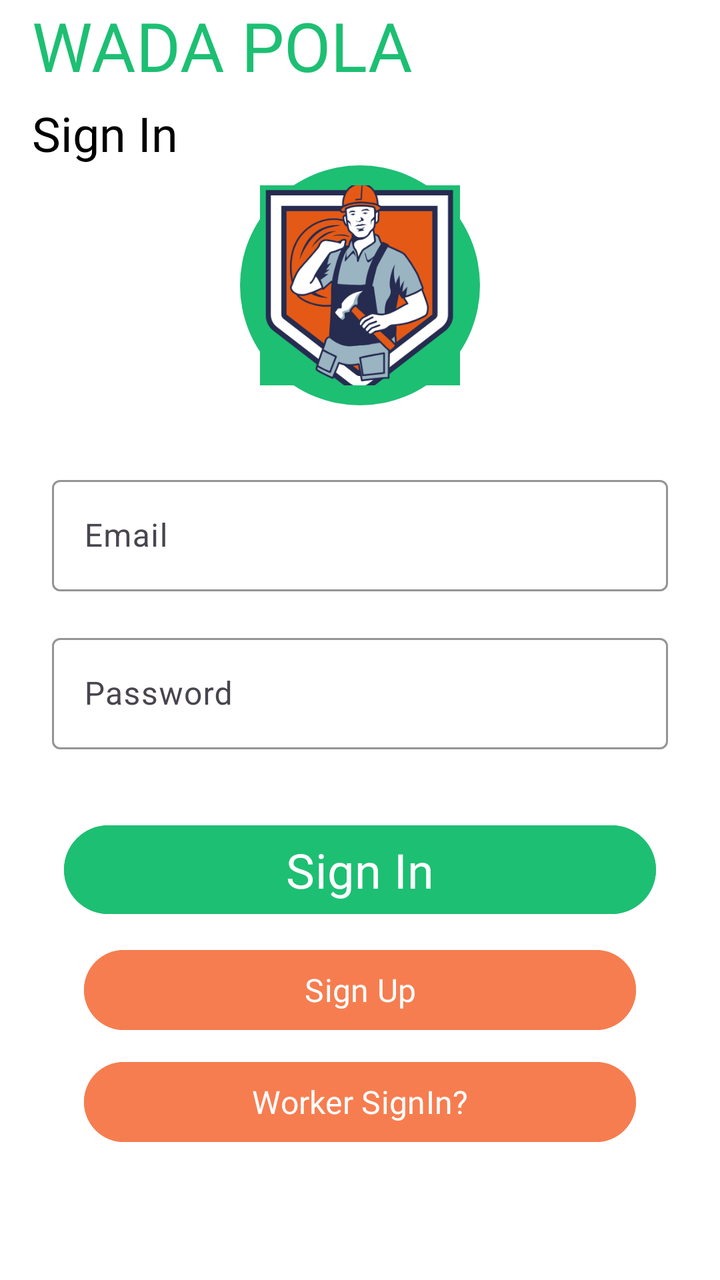
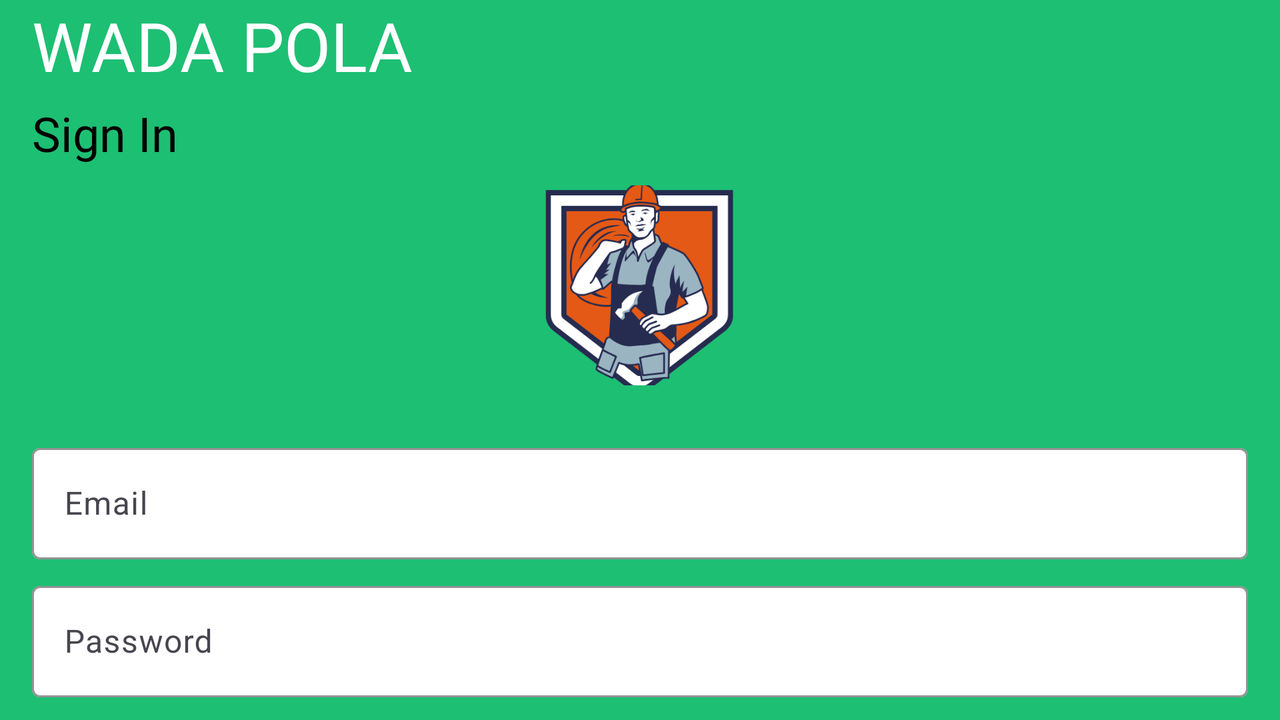

An Android layout and its configuration variant, each rendered on a device that would load it. The default file and the variant file are quoted in full after the pictures.
<!-- AndroidManifest.xml: application theme Theme.WadaPola -->
<!-- res/layout/activity_sign_in.xml -->
<?xml version="1.0" encoding="utf-8"?>
<androidx.constraintlayout.widget.ConstraintLayout xmlns:android="http://schemas.android.com/apk/res/android"
    xmlns:app="http://schemas.android.com/apk/res-auto"
    xmlns:tools="http://schemas.android.com/tools"
    android:id="@+id/main"
    android:layout_width="match_parent"
    android:layout_height="match_parent"
    android:background="@color/white"
    tools:context=".customer.SignInActivity">

    <TextView
        android:id="@+id/textView"
        android:layout_width="wrap_content"
        android:layout_height="wrap_content"
        android:layout_marginStart="16dp"
        android:fontFamily="@font/barlow_condensed_black"
        android:text="@string/name"
        android:textColor="@color/c1"
        android:textSize="34sp"
        app:layout_constraintStart_toStartOf="parent"
        app:layout_constraintTop_toTopOf="parent" />

    <TextView
        android:id="@+id/textView2"
        android:layout_width="wrap_content"
        android:layout_height="wrap_content"
        android:layout_marginTop="5dp"
        android:fontFamily="@font/open_sans_bold"
        android:text="@string/signIn_t1"
        android:textColor="@color/black"
        android:textSize="24sp"
        app:layout_constraintStart_toStartOf="@+id/textView"
        app:layout_constraintTop_toBottomOf="@+id/textView" />

    <FrameLayout
        android:id="@+id/frameLayout"
        android:layout_width="120dp"
        android:layout_height="120dp"
        android:background="@drawable/round_background_image"
        app:layout_constraintEnd_toEndOf="parent"
        app:layout_constraintStart_toStartOf="parent"
        app:layout_constraintTop_toBottomOf="@+id/textView2">

        <com.google.android.material.imageview.ShapeableImageView
            android:id="@+id/logoImageView1"
            android:layout_width="100sp"
            android:layout_height="100sp"
            android:layout_gravity="center"
            android:scaleType="centerCrop"
            android:src="@drawable/logo_splash"
            app:shapeAppearanceOverlay="@style/roundedImageView" />
    </FrameLayout>

    <com.google.android.material.textfield.TextInputLayout
        android:id="@+id/textInputLayout"
        android:layout_width="0dp"
        android:layout_height="wrap_content"
        android:layout_marginStart="16dp"
        android:layout_marginTop="32dp"
        android:layout_marginEnd="16dp"
        app:boxBackgroundColor="@color/white"
        app:boxStrokeColor="@color/c4"
        app:counterOverflowTextColor="@color/c4"
        app:counterTextColor="@color/c4"
        app:hintTextColor="@color/c4"
        app:layout_constraintEnd_toEndOf="parent"
        app:layout_constraintStart_toStartOf="parent"
        app:layout_constraintTop_toBottomOf="@+id/frameLayout"
        app:placeholderTextColor="@color/c4">

        <com.google.android.material.textfield.TextInputEditText
            android:id="@+id/editTextSigninEmail1"
            android:layout_width="match_parent"
            android:layout_height="wrap_content"
            android:layout_margin="10dp"
            android:autoText="true"
            android:drawableStart="@drawable/mail"
            android:drawablePadding="12dp"
            android:hint="@string/email"
            android:inputType="text|textEmailAddress"
            android:textColor="@color/black"
            android:textCursorDrawable="@null" />
    </com.google.android.material.textfield.TextInputLayout>

    <com.google.android.material.textfield.TextInputLayout
        android:id="@+id/textInputLayout2"
        android:layout_width="0dp"
        android:layout_height="wrap_content"
        android:layout_marginTop="8dp"
        app:boxBackgroundColor="@color/white"
        app:boxStrokeColor="@color/c4"
        app:hintTextColor="@color/black"
        app:layout_constraintEnd_toEndOf="@+id/textInputLayout"
        app:layout_constraintStart_toStartOf="@+id/textInputLayout"
        app:layout_constraintTop_toBottomOf="@+id/textInputLayout">

        <com.google.android.material.textfield.TextInputEditText
            android:id="@+id/signInPassword1"
            android:layout_width="match_parent"
            android:layout_height="wrap_content"
            android:layout_margin="10dp"
            android:background="@null"
            android:drawableStart="@drawable/padlock"
            android:drawablePadding="12dp"
            android:hint="@string/password"
            android:inputType="text|textPassword"
            android:textColor="@color/black"
            android:textCursorDrawable="@null" />
    </com.google.android.material.textfield.TextInputLayout>

    <Button
        android:id="@+id/buttonLogin1"
        android:layout_width="0dp"
        android:layout_height="wrap_content"
        android:layout_marginStart="32dp"
        android:layout_marginTop="24dp"
        android:layout_marginEnd="32dp"
        android:backgroundTint="@color/c1"
        android:fontFamily="@font/open_sans_bold"
        android:text="@string/signIn_t1"
        android:textColor="@color/white"
        android:textSize="24sp"
        app:layout_constraintEnd_toEndOf="parent"
        app:layout_constraintStart_toStartOf="parent"
        app:layout_constraintTop_toBottomOf="@+id/textInputLayout2" />

    <Button
        android:id="@+id/button2"
        android:layout_width="0dp"
        android:layout_height="wrap_content"
        android:layout_margin="10dp"
        android:layout_marginTop="8dp"
        android:backgroundTint="@color/c4"
        android:fontFamily="@font/open_sans_bold"
        android:text="@string/signup"
        android:textSize="16sp"
        app:layout_constraintEnd_toEndOf="@+id/buttonLogin1"
        app:layout_constraintStart_toStartOf="@+id/buttonLogin1"
        app:layout_constraintTop_toBottomOf="@+id/buttonLogin1" />

    <Button
        android:id="@+id/buttonWorkerSignIn1"
        android:layout_width="0dp"
        android:layout_height="wrap_content"
        android:layout_marginTop="8dp"
        android:backgroundTint="@color/c4"
        android:fontFamily="@font/open_sans_bold"
        android:text="@string/workerRegNote5"
        android:textColor="@color/white"
        android:textSize="16sp"
        app:layout_constraintEnd_toEndOf="@+id/button2"
        app:layout_constraintStart_toStartOf="@+id/button2"
        app:layout_constraintTop_toBottomOf="@+id/button2" />

</androidx.constraintlayout.widget.ConstraintLayout>
<!-- resources referenced by this layout -->
<resources>
  <color name="black">#FF000000</color>
  <color name="c1">#1DBF73</color>
  <color name="c4">#f67d50</color>
  <color name="white">#FFFFFFFF</color>
  <!-- drawable logo_splash: png bitmap (drawable, 43436 bytes) -->
  <!-- drawable round_background_image (drawable) -->
  <?xml version="1.0" encoding="utf-8"?>
  <shape xmlns:android="http://schemas.android.com/apk/res/android">
      <size
          android:width="250dp"
          android:height="250dp" />
      <corners android:radius="125dp" />
      <solid android:color="@color/c1" />
  
  </shape>
  <string name="email">Email</string>
  <string name="name">WADA POLA</string>
  <string name="password">Password</string>
  <string name="signIn_t1">Sign In</string>
  <string name="signup">Sign Up</string>
  <string name="workerRegNote5">Worker SignIn?</string>
  <style name="Theme.WadaPola" parent="Base.Theme.WadaPola" />
  <style name="Base.Theme.WadaPola" parent="Theme.Material3.DayNight.NoActionBar">
          
          
      </style>
</resources>
<!-- res/layout-land/activity_sign_in.xml (the repository's variant of the layout above) -->
<!-- drawn on the phone turned sideways -->
<?xml version="1.0" encoding="utf-8"?>
<androidx.constraintlayout.widget.ConstraintLayout xmlns:android="http://schemas.android.com/apk/res/android"
    xmlns:app="http://schemas.android.com/apk/res-auto"
    xmlns:tools="http://schemas.android.com/tools"
    android:id="@+id/main"
    android:layout_width="match_parent"
    android:layout_height="match_parent"
    android:background="@drawable/theam_color"
    tools:context=".customer.SignInActivity">

    <TextView
        android:id="@+id/textView"
        android:layout_width="wrap_content"
        android:layout_height="wrap_content"
        android:layout_marginStart="16dp"
        android:fontFamily="@font/barlow_condensed_black"
        android:text="@string/name"
        android:textColor="@color/white"
        android:textSize="34sp"
        app:layout_constraintStart_toStartOf="parent"
        app:layout_constraintTop_toTopOf="parent" />

    <TextView
        android:id="@+id/textView2"
        android:layout_width="wrap_content"
        android:layout_height="wrap_content"
        android:layout_marginTop="5dp"
        android:fontFamily="@font/open_sans_bold"
        android:text="@string/signIn_t1"
        android:textColor="@color/black"
        android:textSize="24sp"
        app:layout_constraintStart_toStartOf="@+id/textView"
        app:layout_constraintTop_toBottomOf="@+id/textView" />

    <FrameLayout
        android:id="@+id/frameLayout"
        android:layout_width="120dp"
        android:layout_height="120dp"
        android:background="@drawable/round_background_image"
        app:layout_constraintEnd_toEndOf="parent"
        app:layout_constraintStart_toStartOf="parent"
        app:layout_constraintTop_toBottomOf="@+id/textView2">

        <com.google.android.material.imageview.ShapeableImageView
            android:id="@+id/logoImageView1"
            android:layout_width="100sp"
            android:layout_height="100sp"
            android:layout_gravity="center"
            android:scaleType="centerCrop"
            android:src="@drawable/logo_splash"
            app:shapeAppearanceOverlay="@style/roundedImageView" />
    </FrameLayout>

    <com.google.android.material.textfield.TextInputLayout
        android:id="@+id/textInputLayout"
        android:layout_width="0dp"
        android:layout_height="wrap_content"
        android:layout_marginStart="16dp"
        android:layout_marginTop="16dp"
        android:layout_marginEnd="16dp"
        app:boxBackgroundColor="@color/white"
        app:boxStrokeColor="@color/c4"
        app:counterOverflowTextColor="@color/c4"
        app:counterTextColor="@color/c4"
        app:hintTextColor="@color/c4"
        app:layout_constraintEnd_toEndOf="parent"
        app:layout_constraintStart_toStartOf="parent"
        app:layout_constraintTop_toBottomOf="@+id/frameLayout"
        app:placeholderTextColor="@color/c4">

        <com.google.android.material.textfield.TextInputEditText
            android:layout_width="match_parent"
            android:layout_height="wrap_content"
            android:autoText="true"
            android:drawableStart="@drawable/mail"
            android:drawablePadding="12dp"
            android:hint="@string/email"
            android:inputType="text|textEmailAddress"
            android:textColor="@color/black"
            android:textCursorDrawable="@null" />
    </com.google.android.material.textfield.TextInputLayout>

    <com.google.android.material.textfield.TextInputLayout
        android:id="@+id/textInputLayout2"
        android:layout_width="0dp"
        android:layout_height="wrap_content"
        android:layout_marginStart="16dp"
        android:layout_marginTop="8dp"
        android:layout_marginEnd="16dp"
        app:boxBackgroundColor="@color/white"
        app:boxStrokeColor="@color/c4"
        app:hintTextColor="@color/black"
        app:layout_constraintEnd_toEndOf="parent"
        app:layout_constraintStart_toStartOf="parent"
        app:layout_constraintTop_toBottomOf="@+id/textInputLayout">

        <com.google.android.material.textfield.TextInputEditText
            android:layout_width="match_parent"
            android:layout_height="wrap_content"
            android:background="@null"
            android:drawableStart="@drawable/padlock"
            android:drawablePadding="12dp"
            android:hint="@string/password"
            android:inputType="text|textPassword"
            android:textColor="@color/black"
            android:textCursorDrawable="@null" />
    </com.google.android.material.textfield.TextInputLayout>

    <Button
        android:id="@+id/buttonLogin1"
        android:layout_width="0dp"
        android:layout_height="wrap_content"
        android:layout_marginStart="32dp"
        android:layout_marginTop="16dp"
        android:layout_marginEnd="32dp"
        android:backgroundTint="@color/c4"
        android:fontFamily="@font/open_sans_bold"
        android:text="@string/signIn_t1"
        android:textColor="@color/white"
        android:textSize="24sp"
        app:layout_constraintEnd_toEndOf="parent"
        app:layout_constraintStart_toStartOf="parent"
        app:layout_constraintTop_toBottomOf="@+id/textInputLayout2" />

    <Button
        android:id="@+id/button2"
        android:layout_width="0dp"
        android:layout_height="wrap_content"
        android:layout_marginTop="8dp"
        android:backgroundTint="@color/c5"
        android:fontFamily="@font/open_sans_bold"
        android:text="@string/signup"
        android:textSize="16sp"
        app:layout_constraintEnd_toEndOf="@+id/buttonLogin1"
        app:layout_constraintStart_toStartOf="@+id/buttonLogin1"
        app:layout_constraintTop_toBottomOf="@+id/buttonLogin1" />

</androidx.constraintlayout.widget.ConstraintLayout>
<!-- resources referenced by the variant -->
<!-- as the phone turned sideways resolves them -->
<resources>
  <color name="black">#FF000000</color>
  <color name="c4">#f67d50</color>
  <color name="c5">#2238FF</color>
  <color name="white">#FFFFFFFF</color>
  <!-- drawable logo_splash: png bitmap (drawable, 43436 bytes) -->
  <!-- drawable round_background_image (drawable) -->
  <?xml version="1.0" encoding="utf-8"?>
  <shape xmlns:android="http://schemas.android.com/apk/res/android">
      <size
          android:width="250dp"
          android:height="250dp" />
      <corners android:radius="125dp" />
      <solid android:color="@color/c1" />
  
  </shape>
  <!-- drawable theam_color (drawable) -->
  <?xml version="1.0" encoding="utf-8"?>
  <shape xmlns:android="http://schemas.android.com/apk/res/android"
      android:shape="rectangle">
      <solid
          android:color="@color/c1"
          />
  </shape>
  <string name="email">Email</string>
  <string name="name">WADA POLA</string>
  <string name="password">Password</string>
  <string name="signIn_t1">Sign In</string>
  <string name="signup">Sign Up</string>
  <style name="Theme.WadaPola" parent="Base.Theme.WadaPola" />
  <color name="c1">#1DBF73</color>
  <style name="Base.Theme.WadaPola" parent="Theme.Material3.DayNight.NoActionBar">
          
          
      </style>
</resources>
